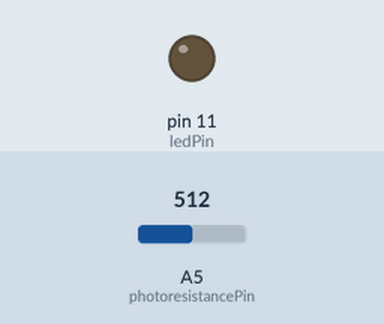
This sketch was run on a simulated Arduino Uno, built with avr-gcc and run on an emulated ATmega328P. Shown: output pins drawn as LEDs (lit = HIGH). Inputs (shaded band) come from the test bench; at power-on: A5 (photoresistancePin) = 512.

Above: at 1.2 s.
1.3 s: A5 (photoresistancePin) set to 530
At 2.5 s:
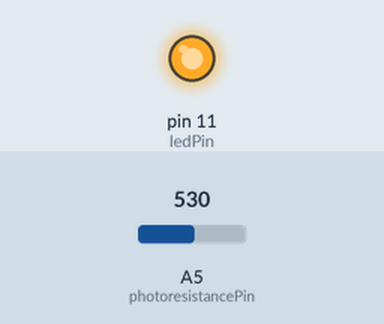
2.8 s: A5 (photoresistancePin) set to 511
At 3.9 s:
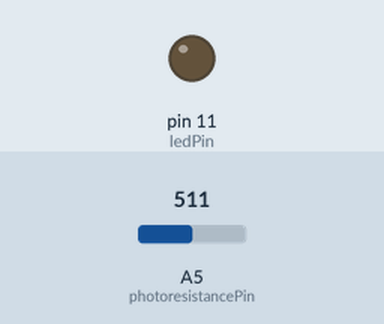
4.3 s: A5 (photoresistancePin) set to 716
At 5.0 s:
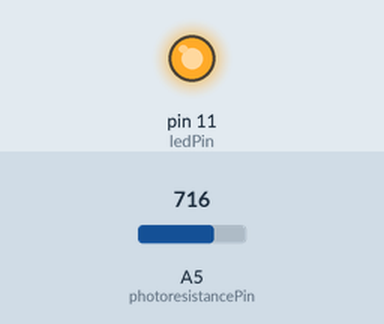
Timing chart, 0 to 7.3 s (numbered marks = the images above; inputs shaded):
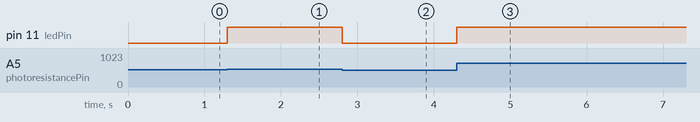

Measured:
- the behaviour switches between 512 and 513 on A5 (photoresistancePin) (found by bisection; images 0 and 1)
- after the input at 1.3 s, pin 11 (ledPin): LOW → HIGH at once
- after the input at 2.8 s, pin 11 (ledPin): HIGH → LOW at once
- after the input at 4.3 s, pin 11 (ledPin): LOW → HIGH at once

The sketch:

sketch_____.ino
```cpp
  int photoresistancePin=5;
//  toresistance=5;
  int ledPin=11;
  int val=0;


void setup(){
  pinMode(ledPin,OUTPUT);

  }

void loop() {
  // put your main code here, to run repeatedly:
 val=analogRead(photoresistancePin);
 if(val<=512){
  digitalWrite(ledPin,LOW);
  }
  else{
    digitalWrite(ledPin,HIGH);
    }
}
```

main.cpp
```cpp
#include<stdio.h>
#define N 5
struct Node
{
    char name[40];
    int age;
    struct Node *next;
};
int main()
{
    struct Node *head,*p,*q;
    int i;
    head = new Node;
    head->next = 0;
    q = head;
    scanf("%s",head->name);
    scanf("%d",&head->age);
    for(i=0;i<4;i++)
    {
        p = new Node;
        scanf("%s",p->name);
        scanf("%d",&p->age);
        p->next=0;
        q->next=p;
        q=p;
    }
    p=head;
    while(p)
    {
        printf("%s  %d\n",p->name,p->age);
        p=p->next;
    }
    return 0;
}
```
